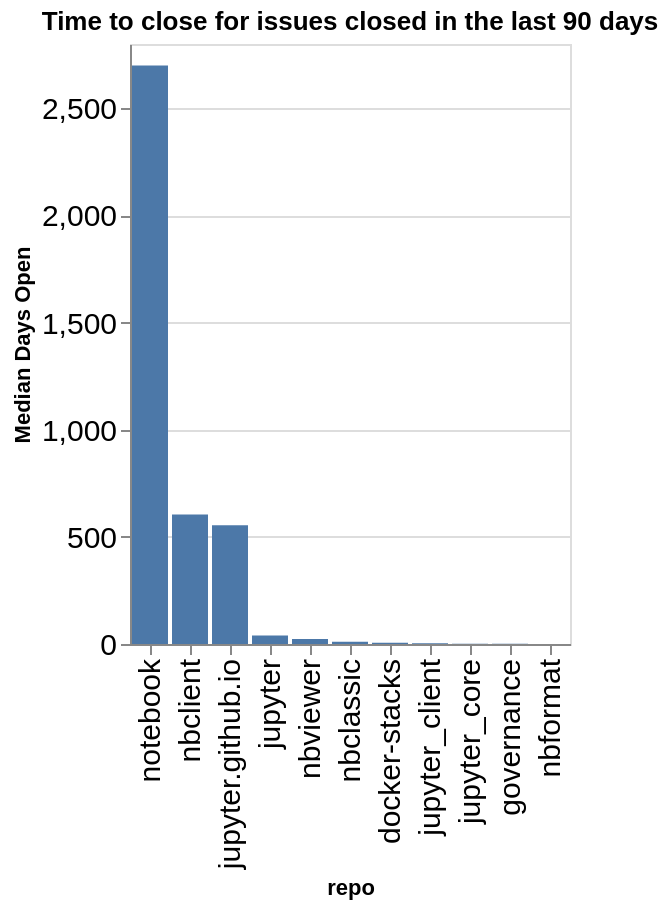

The notebook cell saved with this chart:
### Code cell
time_open = closed.groupby(['org', 'repo']).agg({'time_open': 'median'}).reset_index()
time_open['time_open'] = time_open['time_open'] / (60 * 60 * 24)
time_open['org/repo'] = time_open.apply(lambda a: a['org'] + '/' + a['repo'], axis=1)
sorted_vals = time_open.sort_values(['org', 'time_open'], ascending=False)['repo'].values
alt.Chart(data=time_open, title=f"Time to close for issues closed in the last {n_days} days").mark_bar().encode(
    x=alt.X('repo', sort=alt.Sort(sorted_vals.tolist())),
    y=alt.Y('time_open', title="Median Days Open"),
)

### Figure 1 — Vega-Lite specification as saved in the notebook (floating-point values rounded to 4 significant figures)
{"config": {"axisLeft": {"labelFontSize": 15}, "axisBottom": {"labelFontSize": 15}}, "data": {"name": "data-2c5ece7570bcd58ef6cfe14e7b72f5dd"}, "mark": {"type": "bar"}, "encoding": {"x": {"field": "repo", "sort": ["notebook", "nbclient", "jupyter.github.io", "jupyter", "nbviewer", "nbclassic", "docker-stacks", "jupyter_client", "jupyter_core", "governance", "nbformat"], "type": "nominal"}, "y": {"field": "time_open", "title": "Median Days Open", "type": "quantitative"}}, "title": "Time to close for issues closed in the last 90 days", "$schema": "https://vega.github.io/schema/vega-lite/v5.20.1.json", "datasets": {"data-2c5ece7570bcd58ef6cfe14e7b72f5dd": [{"org": "jupyter", "repo": "docker-stacks", "time_open": 5.97, "org/repo": "jupyter/docker-stacks"}, {"org": "jupyter", "repo": "governance", "time_open": 0.8874, "org/repo": "jupyter/governance"}, {"org": "jupyter", "repo": "jupyter", "time_open": 39.47, "org/repo": "jupyter/jupyter"}, {"org": "jupyter", "repo": "jupyter.github.io", "time_open": 554.1, "org/repo": "jupyter/jupyter.github.io"}, {"org": "jupyter", "repo": "jupyter_client", "time_open": 2.976, "org/repo": "jupyter/jupyter_client"}, {"org": "jupyter", "repo": "jupyter_core", "time_open": 1.356, "org/repo": "jupyter/jupyter_core"}, {"org": "jupyter", "repo": "nbclassic", "time_open": 10.2, "org/repo": "jupyter/nbclassic"}, {"org": "jupyter", "repo": "nbclient", "time_open": 604.1, "org/repo": "jupyter/nbclient"}, {"org": "jupyter", "repo": "nbformat", "time_open": 0.006134, "org/repo": "jupyter/nbformat"}, {"org": "jupyter", "repo": "nbviewer", "time_open": 22.95, "org/repo": "jupyter/nbviewer"}, {"org": "jupyter", "repo": "notebook", "time_open": 2700.0, "org/repo": "jupyter/notebook"}]}}
